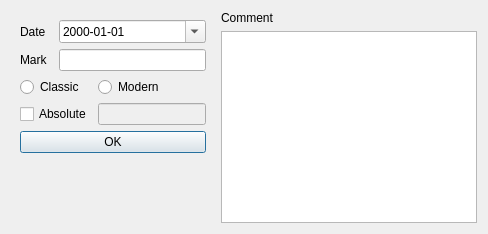
<?xml version="1.0" encoding="UTF-8"?>
<ui version="4.0">
 <class>NewMarkDialog</class>
 <widget class="QDialog" name="NewMarkDialog">
  <property name="windowModality">
   <enum>Qt::WindowModal</enum>
  </property>
  <property name="windowTitle">
   <string>Add mark</string>
  </property>
  <property name="modal">
   <bool>true</bool>
  </property>
  <layout class="QHBoxLayout" name="horizontalLayout" stretch="0,1">
   <item>
    <widget class="QWidget" name="leftWidget" native="true">
     <layout class="QGridLayout" name="leftLayout">
      <item row="3" column="2">
       <widget class="QLineEdit" name="absoluteLineEdit">
        <property name="enabled">
         <bool>false</bool>
        </property>
       </widget>
      </item>
      <item row="2" column="2">
       <widget class="QRadioButton" name="modernRadioButton">
        <property name="text">
         <string>Modern</string>
        </property>
       </widget>
      </item>
      <item row="1" column="1" colspan="2">
       <widget class="QLineEdit" name="markLineEdit"/>
      </item>
      <item row="0" column="0">
       <widget class="QLabel" name="dateLabel">
        <property name="text">
         <string>Date</string>
        </property>
       </widget>
      </item>
      <item row="3" column="0" colspan="2">
       <widget class="QCheckBox" name="absoluteCheckBox">
        <property name="text">
         <string>Absolute</string>
        </property>
       </widget>
      </item>
      <item row="0" column="1" colspan="2">
       <widget class="QDateEdit" name="dateEdit">
        <property name="displayFormat">
         <string>yyyy-MM-dd</string>
        </property>
        <property name="calendarPopup">
         <bool>true</bool>
        </property>
       </widget>
      </item>
      <item row="1" column="0">
       <widget class="QLabel" name="markLabel">
        <property name="text">
         <string>Mark</string>
        </property>
       </widget>
      </item>
      <item row="2" column="0" colspan="2">
       <widget class="QRadioButton" name="classicRadioButton">
        <property name="text">
         <string>Classic</string>
        </property>
       </widget>
      </item>
      <item row="4" column="0" colspan="3">
       <widget class="QPushButton" name="okButton">
        <property name="text">
         <string>OK</string>
        </property>
       </widget>
      </item>
      <item row="5" column="0" colspan="3">
       <spacer name="verticalSpacer">
        <property name="orientation">
         <enum>Qt::Vertical</enum>
        </property>
        <property name="sizeHint" stdset="0">
         <size>
          <width>20</width>
          <height>40</height>
         </size>
        </property>
       </spacer>
      </item>
     </layout>
    </widget>
   </item>
   <item>
    <layout class="QVBoxLayout" name="rightLayout">
     <item>
      <widget class="QLabel" name="commentLabel">
       <property name="text">
        <string>Comment</string>
       </property>
      </widget>
     </item>
     <item>
      <widget class="QPlainTextEdit" name="commentPlainTextEdit"/>
     </item>
    </layout>
   </item>
  </layout>
 </widget>
 <tabstops>
  <tabstop>dateEdit</tabstop>
  <tabstop>markLineEdit</tabstop>
  <tabstop>classicRadioButton</tabstop>
  <tabstop>modernRadioButton</tabstop>
  <tabstop>absoluteCheckBox</tabstop>
  <tabstop>absoluteLineEdit</tabstop>
  <tabstop>commentPlainTextEdit</tabstop>
  <tabstop>okButton</tabstop>
 </tabstops>
 <resources/>
 <connections>
  <connection>
   <sender>absoluteCheckBox</sender>
   <signal>toggled(bool)</signal>
   <receiver>absoluteLineEdit</receiver>
   <slot>setEnabled(bool)</slot>
   <hints>
    <hint type="sourcelabel">
     <x>48</x>
     <y>103</y>
    </hint>
    <hint type="destinationlabel">
     <x>115</x>
     <y>101</y>
    </hint>
   </hints>
  </connection>
  <connection>
   <sender>okButton</sender>
   <signal>clicked()</signal>
   <receiver>NewMarkDialog</receiver>
   <slot>check()</slot>
   <hints>
    <hint type="sourcelabel">
     <x>122</x>
     <y>129</y>
    </hint>
    <hint type="destinationlabel">
     <x>222</x>
     <y>221</y>
    </hint>
   </hints>
  </connection>
 </connections>
 <slots>
  <slot>check()</slot>
 </slots>
</ui>
